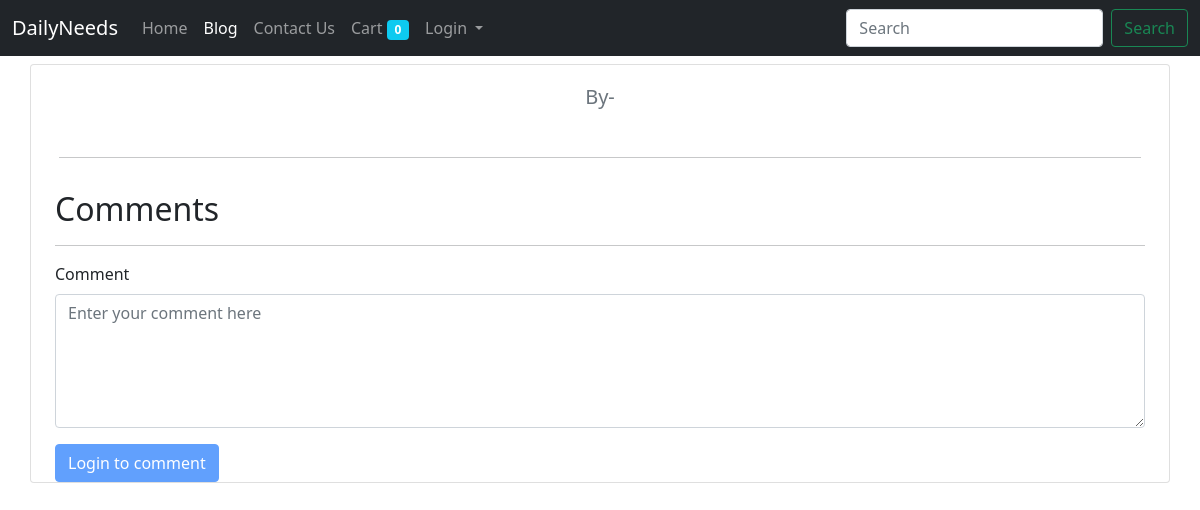
Page /blog/technology on the earlier database version.
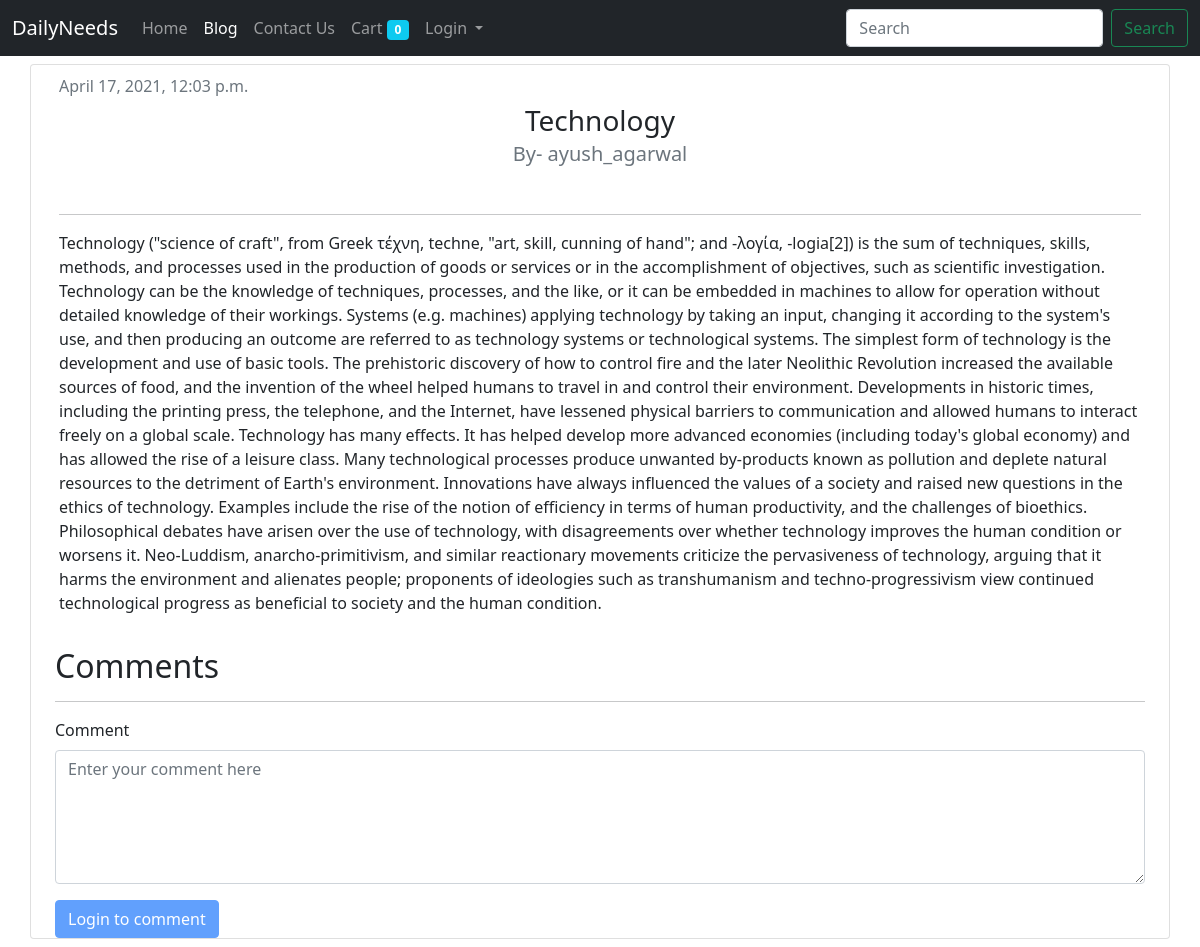
Same page on the later database version.
### blog/models.py (models this page shows, shortened)
class Post(models.Model):
    title = models.CharField(max_length=1000)
    author = models.ForeignKey(User, on_delete=models.CASCADE)
    content = models.TextField()
    slug = models.SlugField(max_length=1000, unique=True, blank=True)
    timestamp = models.DateTimeField(default=now)

### blog/views.py (the view)
# urls.py: path('<str:slug>',views.post,name='post'),
def post(request,slug):
    post=Post.objects.filter(slug=slug).first()
    comments=BlogComment.objects.filter(post=post,parent=None)
    context={'post':post,'comments':comments}
    return render(request,'blog/blogPost.html',context)

### home/templates/blog/blogPost.html (shortened to what this page needs)
{% extends 'home/index.html' %}
{% block blogactive %}
  active
{% endblock blogactive %}
{% block main %}
{% load static %}
<div class="card m-6 my-2 container" style="width: 100%;">
    <div class="card-body">
        <h6 class="card-subtitle mb-2 text-muted">{{post.timestamp}}</h6>
      <h3 class="card-title text-center">{{post.title}}</h3>
      <h5 class="card-subtitle mb-2 text-muted text-center">By- {{post.author}}</h5>
      <br><hr>
      <p class="card-text-center">{{post.content}}</p>
    </div>
    <div class="container">
    <h2>Comments</h2>
    <hr>
    <form class="row g-3" action="/blog/postcomment" method="post">
            <div class="col-md-12">
              <label for="inputEmail4" class="form-label">Comment</label>
              <textarea type="text" class="form-control" id="inputEmail4" placeholder="Enter your comment here" cols="30" rows="5" name="comment"></textarea>
            </div>
            <div class="col-12">
                {% if user.is_authenticated %}
              <button type="submit" class="btn btn-primary">Submit</button>
              {% else %}
              <button type="submit" class="btn btn-primary " disabled>Login to comment</button>
              {% endif %}
            </div>
    </form>
</div>
  </div>
{% endblock main %}

Differences in the rows shown:
added Post: timestamp "April 17, 2021, 12:03 p.m.", title "Technology", author "ayush_agarwal", content "Technology (\"science of craft\", from Greek τέχνη, techne, \"art, skill, cunning of hand\"; and -λογία, -logia[2]) is the sum of techniques, skills, methods, and processes used in the production of goods or services or in the accomplishment of objectives, such as scientific investigation. Technology can be the knowledge of techniques, processes, and the like, or it can be embedded in machines to allow for operation without detailed knowledge of their workings. Systems (e.g. machines) applying technology by taking an input, changing it according to the system's use, and then producing an outcome are referred to as technology systems or technological systems. The simplest form of technology is…"
